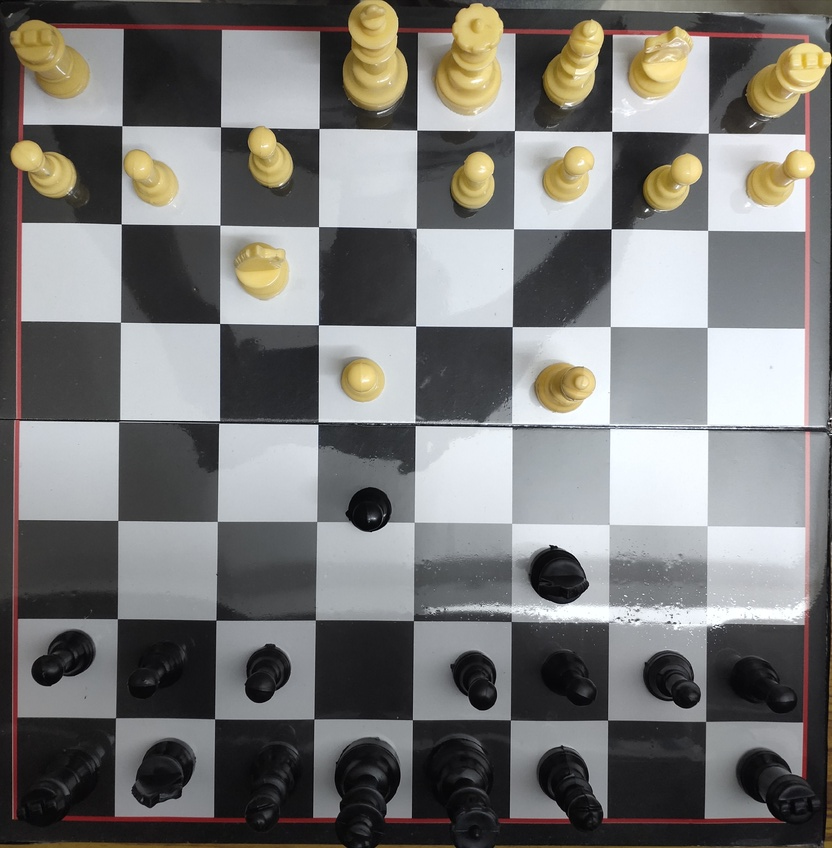
#> input picture chess.jpg, 832 x 848 px, shrunk from 3260 x 3324 before the run, found by its file name
$ python slice_2.py   (Python 2 division)
#> lines starting #> are read from the running program, lines starting #| are printed output that depends on the picture
import cv2
import sys
import os


nRows = 8
# Number of columns
mCols = 8

# Reading image
img = cv2.imread('/home/shobhik/Mini_proj_chess/images/chess.jpg')
#> img is the input picture: shape (848, 832, 3); mean B, G, R 117.6, 119.4, 120.3
#print img

#cv2.imshow('image',img)

# Dimensions of the image
sizeX = img.shape[1]
#> sizeX = 832
sizeY = img.shape[0]
#> sizeY = 848


for i in range(0,nRows):
    for j in range(0, mCols):
        roi = img[i*sizeY/nRows:i*sizeY/nRows + sizeY/nRows ,j*sizeX/mCols:j*sizeX/mCols + sizeX/mCols]

        #cv2.imshow('rois'+str(i)+str(j), roi)
        if(i == 0):
            cv2.imwrite('a'+str(j)+".jpg", roi)
        if(i == 1):
            cv2.imwrite('b'+str(j)+".jpg", roi)
        if(i == 2):
            cv2.imwrite('c'+str(j)+".jpg", roi)
        if(i == 3):
            cv2.imwrite('d'+str(j)+".jpg", roi)
        if(i == 4):
            cv2.imwrite('e'+str(j)+".jpg", roi)
        if(i == 5):
            cv2.imwrite('f'+str(j)+".jpg", roi)
        if(i == 6):
            cv2.imwrite('g'+str(j)+".jpg", roi)
        if(i == 7):
            cv2.imwrite('h'+str(j)+".jpg", roi)
#> this loop made 8 passes
#> pass 1, `cv2.imwrite('a'+str(j)+".jpg", roi)`:
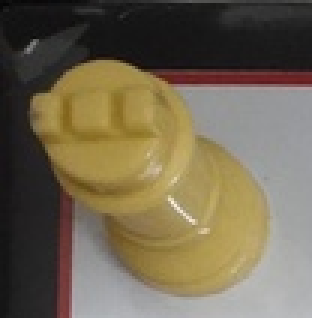
#> saved as a0.jpg: shape (106, 104, 3) (shown 3 times larger); mean B, G, R 80.9, 102.7, 113.4
#> pass 1, `cv2.imwrite('a'+str(j)+".jpg", roi)`:
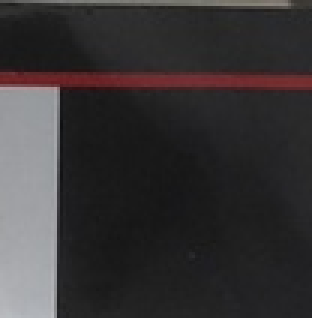
#> saved as a1.jpg: shape (106, 104, 3) (shown 3 times larger); mean B, G, R 53.2, 52.2, 55.3
#> pass 1, `cv2.imwrite('a'+str(j)+".jpg", roi)`:
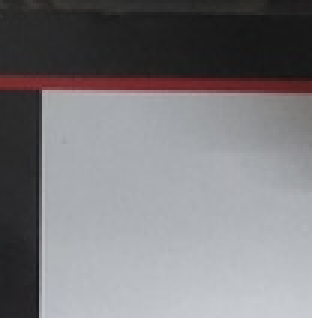
#> saved as a2.jpg: shape (106, 104, 3) (shown 3 times larger); mean B, G, R 125.2, 122.1, 123.6
#> pass 1, `cv2.imwrite('a'+str(j)+".jpg", roi)`:
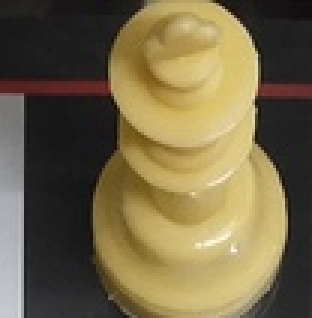
#> saved as a3.jpg: shape (106, 104, 3) (shown 3 times larger); mean B, G, R 71.7, 103.7, 116.3


cv2.waitKey()
